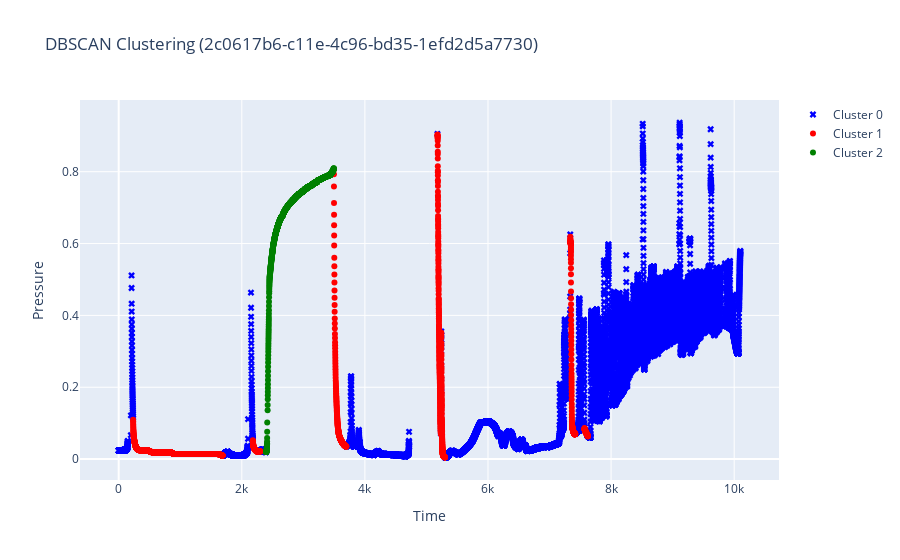

The cell this chart's notebook holds for it:
### Code cell
filename, recovery, drop, clust_df = process_file(filename, DATA_PATH)
plot_data(clust_df, filename)

### Figure 1 — Plotly figure (JSON) as saved in the notebook; plotly's stock layout.template omitted (floating-point values rounded to 4 significant figures; data arrays with more than 128 entries replaced by an {"elided": "..."} marker saying what was removed)
{"data": [{"marker": {"color": "blue", "size": 6, "symbol": "x"}, "mode": "markers", "name": "Cluster 0", "type": "scatter", "x": {"elided": "13012 float values"}, "y": {"elided": "13012 float values"}}, {"marker": {"color": "red", "size": 6, "symbol": "circle"}, "mode": "markers", "name": "Cluster 1", "type": "scatter", "x": {"elided": "3406 float values"}, "y": {"elided": "3406 float values"}}, {"marker": {"color": "green", "size": 6, "symbol": "circle"}, "mode": "markers", "name": "Cluster 2", "type": "scatter", "x": {"elided": "1460 float values"}, "y": {"elided": "1460 float values"}}], "layout": {"showlegend": true, "title": {"text": "DBSCAN Clustering (2c0617b6-c11e-4c96-bd35-1efd2d5a7730)"}, "xaxis": {"title": {"text": "Time"}}, "yaxis": {"title": {"text": "Pressure"}}}}
